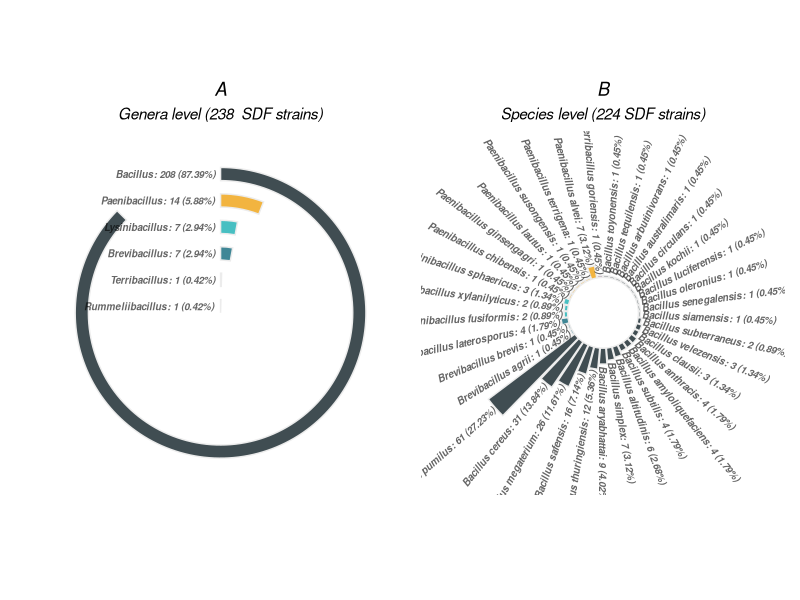

Write R code to recreate this figure.
library(ggplot2)
library(readr)
library(dplyr)
library(ggpubr)
library(stringr)
######################################################
## Raw data load
######################################################
raw_data <- read_delim("Figure01_A_and_B.tsv", 
                       delim = "\t", escape_double = FALSE, 
                       trim_ws = TRUE)
######################################################
## Genera filtered data
######################################################
genera_df <- raw_data %>% group_by(Genera) %>% summarize(Number = sum(Number))
genera_df <- genera_df %>% mutate(Percentage = Number/sum(Number)*100)
genera_df$Percentage <- round(genera_df$Percentage, digits=2)
genera_df = genera_df %>% arrange(Genera, desc(Number))

#######################################################
## Species filtered data
#######################################################
species_df <- filter(raw_data, Level == "Species")
species_df <- species_df %>% mutate(Percentage = Number/sum(Number)*100)
species_df$Percentage <- round(species_df$Percentage, digits=2)
species_df = species_df %>% arrange(Genera, Number)
species_df$id <- seq(1, nrow(species_df))
number_of_bar <- nrow(species_df)
#substract 0.5 because the letter must have the angle of the center of the bars. Not extreme right(1) or extreme left (0)
angle <- 90 - 360 * (species_df$id-0.5) /number_of_bar 
species_df$hjust <- ifelse( angle < -90, 1, 0)
species_df$angle <- ifelse(angle < -90, angle+180, angle)
######################################################
## Colors palette
######################################################
my_palette = c("#001219", "#005F73", "#0BAAAD", "#EE9B00", "#FF5733", "#581845")

#######################################################
## Genera plot
#######################################################
genera_plot <- ggplot(genera_df, aes(x = reorder(Genera, Number), y = Number, fill = Genera)) + 
  geom_bar(
    width = 0.5, 
    stat="identity", 
    alpha = 0.75,
    color = "#ECECEC") +    
  coord_polar(theta = "y") +    
  xlab("") + 
  ylab("") +
  ylim(0, 238) + 
  geom_text(
    data = genera_df, 
    fontface="bold.italic",
    hjust = 1.05, 
    size = 2.5, 
    alpha = 0.6,
    aes(x = Genera, 
        y = 0, 
        label = paste0(Genera, ": ", Number, " (",Percentage, "%)"))
  ) +  
  scale_fill_manual(values = my_palette) + 
  theme_minimal() +
  labs(title = "A", subtitle = "Genera level (238  SDF strains)")+
  theme(
    legend.position = "none",
    # legend.position = c(1, .95),
    # legend.direction = "horizontal",
    # legend.text = element_text(face = "bold.italic", colour="#566573", size=8),
    legend.title = element_blank(),
    panel.grid.major = element_blank(),
    panel.grid.minor = element_blank(),          
    axis.line = element_blank(),
    axis.text.y = element_blank(),          
    axis.text.x = element_blank(), 
    #axis.ticks = element_blank(),
    plot.title = element_text(hjust = 0.5, face = "italic"),
    plot.subtitle = element_text(hjust = 0.5, face = "italic")
  )

######################################################
## Colors palette adjusted for items supressed in this dataset
######################################################
my_palette = c("#001219", "#005F73", "#0BAAAD", "#EE9B00", "#581845")
#####################################################
## Species plot
#####################################################
species_plot <- ggplot(species_df, aes(x = as.factor(id), y = Number, fill = Genera )) +
  geom_bar(
           stat="identity", 
           alpha = 0.75,
           color = "#ECECEC"
           ) +
  scale_fill_manual(values = my_palette)+
  ylim(-20, 62) +
  coord_polar() +
  labs(title = "B", subtitle = "Species level (224 SDF strains)")+
  geom_text(
    data = species_df,
    aes(
      x=id,
      y=Number+1,
      hjust=hjust,
      label = paste0(Species, ": ", Number, " (",Percentage, "%)")
    ),
    color="black",
    fontface="bold.italic",
    alpha = 0.6,
    size = 2.5,
    angle = species_df$angle,
    inherit.aes = FALSE
  )+
  theme_minimal() +
  theme(
    legend.position = "none",
    axis.text = element_blank(),
    axis.title = element_blank(),
    panel.grid = element_blank(),
    plot.title = element_text(hjust=0.5, face = "italic"),
    plot.subtitle = element_text(hjust=0.5, face = "italic"),
    panel.spacing = unit(-1, "lines")
  )
####################################################
## Plot grid
####################################################
library(patchwork)
genera_plot | species_plot + plot_layout(ncol = 1)